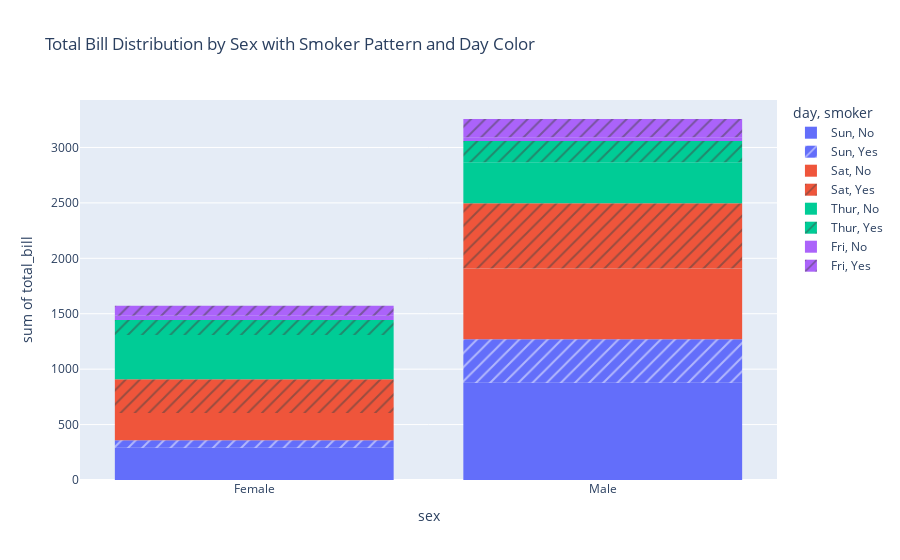

Notebook code for this chart:
### Markdown cell above
### Q3. Using the tips dataset in the Plotly library, Plot a histogram for x= "sex" and y="total_bill" column in the tips dataset. Also, use the "smoker" column with the pattern_shape parameter and the "day" 
column with the color parameter.

### Code cell
import plotly.express as px
import seaborn as sns

# Load the tips dataset from seaborn
tips = sns.load_dataset("tips")

# Create a histogram using Plotly Express
fig = px.histogram(tips, x="sex", y="total_bill", color="day", pattern_shape="smoker",
                   title="Total Bill Distribution by Sex with Smoker Pattern and Day Color")

# Show the plot
fig.show()

### Figure 1 — Plotly figure (JSON) as saved in the notebook; plotly's stock layout.template omitted (floating-point values rounded to 4 significant figures)
{"data": [{"alignmentgroup": "True", "bingroup": "x", "histfunc": "sum", "hovertemplate": "day=Sun<br>smoker=No<br>sex=%{x}<br>sum of total_bill=%{y}<extra></extra>", "legendgroup": "Sun, No", "marker": {"color": "#636efa", "pattern": {"shape": ""}}, "name": "Sun, No", "offsetgroup": "Sun, No", "orientation": "v", "showlegend": true, "type": "histogram", "x": ["Female", "Male", "Male", "Male", "Female", "Male", "Male", "Male", "Male", "Male", "Male", "Female", "Male", "Male", "Female", "Male", "Female", "Male", "Female", "Male", "Male", "Male", "Male", "Male", "Male", "Male", "Male", "Male", "Male", "Female", "Female", "Male", "Male", "Male", "Male", "Male", "Female", "Female", "Male", "Male", "Male", "Male", "Male", "Male", "Female", "Male", "Female", "Female", "Male", "Male", "Male", "Female", "Male", "Male", "Male", "Male", "Male"], "xaxis": "x", "y": [16.99, 10.34, 21.01, 23.68, 24.59, 25.29, 8.77, 26.88, 15.04, 14.78, 10.27, 35.26, 15.42, 18.43, 14.83, 21.58, 10.33, 16.29, 16.97, 17.46, 13.94, 9.68, 30.4, 18.29, 22.23, 32.4, 28.55, 18.04, 12.54, 10.29, 34.81, 9.94, 25.56, 19.49, 38.07, 23.95, 25.71, 17.31, 29.93, 14.07, 13.13, 17.26, 24.55, 19.77, 29.85, 48.17, 25, 13.39, 16.49, 21.5, 12.66, 16.21, 13.81, 24.52, 20.76, 31.71, 20.69], "yaxis": "y"}, {"alignmentgroup": "True", "bingroup": "x", "histfunc": "sum", "hovertemplate": "day=Sun<br>smoker=Yes<br>sex=%{x}<br>sum of total_bill=%{y}<extra></extra>", "legendgroup": "Sun, Yes", "marker": {"color": "#636efa", "pattern": {"shape": "/"}}, "name": "Sun, Yes", "offsetgroup": "Sun, Yes", "orientation": "v", "showlegend": true, "type": "histogram", "x": ["Female", "Male", "Male", "Male", "Male", "Male", "Male", "Female", "Male", "Male", "Male", "Male", "Male", "Male", "Female", "Male", "Female", "Male", "Male"], "xaxis": "x", "y": [17.51, 7.25, 31.85, 16.82, 32.9, 17.89, 14.48, 9.6, 34.63, 34.65, 23.33, 45.35, 23.17, 40.55, 20.9, 30.46, 18.15, 23.1, 15.69], "yaxis": "y"}, {"alignmentgroup": "True", "bingroup": "x", "histfunc": "sum", "hovertemplate": "day=Sat<br>smoker=No<br>sex=%{x}<br>sum of total_bill=%{y}<extra></extra>", "legendgroup": "Sat, No", "marker": {"color": "#EF553B", "pattern": {"shape": ""}}, "name": "Sat, No", "offsetgroup": "Sat, No", "orientation": "v", "showlegend": true, "type": "histogram", "x": ["Male", "Male", "Female", "Female", "Male", "Male", "Male", "Male", "Male", "Male", "Female", "Male", "Male", "Female", "Female", "Male", "Male", "Male", "Female", "Male", "Male", "Male", "Female", "Male", "Male", "Male", "Female", "Male", "Male", "Female", "Female", "Male", "Female", "Male", "Male", "Female", "Male", "Male", "Male", "Male", "Male", "Male", "Female", "Male", "Male"], "xaxis": "x", "y": [20.65, 17.92, 20.29, 15.77, 39.42, 19.82, 17.81, 13.37, 12.69, 21.7, 19.65, 9.55, 18.35, 15.06, 20.69, 17.78, 24.06, 16.31, 16.93, 18.69, 31.27, 16.04, 26.41, 48.27, 17.59, 20.08, 16.45, 20.23, 12.02, 17.07, 14.73, 10.51, 20.92, 18.24, 14, 7.25, 48.33, 20.45, 13.28, 11.61, 10.77, 10.07, 35.83, 29.03, 17.82], "yaxis": "y"}, {"alignmentgroup": "True", "bingroup": "x", "histfunc": "sum", "hovertemplate": "day=Sat<br>smoker=Yes<br>sex=%{x}<br>sum of total_bill=%{y}<extra></extra>", "legendgroup": "Sat, Yes", "marker": {"color": "#EF553B", "pattern": {"shape": "/"}}, "name": "Sat, Yes", "offsetgroup": "Sat, Yes", "orientation": "v", "showlegend": true, "type": "histogram", "x": ["Male", "Male", "Male", "Male", "Male", "Male", "Female", "Male", "Female", "Female", "Male", "Female", "Female", "Male", "Male", "Male", "Female", "Female", "Female", "Male", "Male", "Male", "Male", "Male", "Female", "Male", "Male", "Female", "Female", "Female", "Male", "Male", "Male", "Female", "Female", "Male", "Male", "Male", "Male", "Male", "Female", "Male"], "xaxis": "x", "y": [38.01, 11.24, 20.29, 13.81, 11.02, 18.29, 3.07, 15.01, 26.86, 25.28, 17.92, 44.3, 22.42, 15.36, 20.49, 25.21, 14.31, 10.59, 10.63, 50.81, 15.81, 26.59, 38.73, 24.27, 12.76, 30.06, 25.89, 13.27, 28.17, 12.9, 28.15, 11.59, 7.74, 30.14, 22.12, 24.01, 15.69, 15.53, 12.6, 32.83, 27.18, 22.67], "yaxis": "y"}, {"alignmentgroup": "True", "bingroup": "x", "histfunc": "sum", "hovertemplate": "day=Thur<br>smoker=No<br>sex=%{x}<br>sum of total_bill=%{y}<extra></extra>", "legendgroup": "Thur, No", "marker": {"color": "#00cc96", "pattern": {"shape": ""}}, "name": "Thur, No", "offsetgroup": "Thur, No", "orientation": "v", "showlegend": true, "type": "histogram", "x": ["Male", "Male", "Male", "Male", "Female", "Male", "Female", "Male", "Male", "Male", "Male", "Female", "Female", "Female", "Male", "Female", "Male", "Male", "Female", "Female", "Male", "Female", "Female", "Male", "Male", "Female", "Female", "Female", "Female", "Female", "Female", "Female", "Female", "Female", "Male", "Male", "Female", "Female", "Female", "Female", "Female", "Male", "Male", "Male", "Female"], "xaxis": "x", "y": [27.2, 22.76, 17.29, 16.66, 10.07, 15.98, 34.83, 13.03, 18.28, 24.71, 21.16, 10.65, 12.43, 24.08, 11.69, 13.42, 14.26, 15.95, 12.48, 29.8, 8.52, 14.52, 11.38, 22.82, 19.08, 20.27, 11.17, 12.26, 18.26, 8.51, 10.33, 14.15, 13.16, 17.47, 34.3, 41.19, 27.05, 16.43, 8.35, 18.64, 11.87, 9.78, 7.51, 7.56, 18.78], "yaxis": "y"}, {"alignmentgroup": "True", "bingroup": "x", "histfunc": "sum", "hovertemplate": "day=Thur<br>smoker=Yes<br>sex=%{x}<br>sum of total_bill=%{y}<extra></extra>", "legendgroup": "Thur, Yes", "marker": {"color": "#00cc96", "pattern": {"shape": "/"}}, "name": "Thur, Yes", "offsetgroup": "Thur, Yes", "orientation": "v", "showlegend": true, "type": "histogram", "x": ["Male", "Male", "Male", "Female", "Male", "Male", "Male", "Male", "Female", "Female", "Male", "Male", "Female", "Female", "Female", "Male", "Female"], "xaxis": "x", "y": [19.44, 32.68, 16, 19.81, 28.44, 15.48, 16.58, 10.34, 43.11, 13, 13.51, 18.71, 12.74, 13, 16.4, 20.53, 16.47], "yaxis": "y"}, {"alignmentgroup": "True", "bingroup": "x", "histfunc": "sum", "hovertemplate": "day=Fri<br>smoker=No<br>sex=%{x}<br>sum of total_bill=%{y}<extra></extra>", "legendgroup": "Fri, No", "marker": {"color": "#ab63fa", "pattern": {"shape": ""}}, "name": "Fri, No", "offsetgroup": "Fri, No", "orientation": "v", "showlegend": true, "type": "histogram", "x": ["Male", "Female", "Male", "Female"], "xaxis": "x", "y": [22.49, 22.75, 12.46, 15.98], "yaxis": "y"}, {"alignmentgroup": "True", "bingroup": "x", "histfunc": "sum", "hovertemplate": "day=Fri<br>smoker=Yes<br>sex=%{x}<br>sum of total_bill=%{y}<extra></extra>", "legendgroup": "Fri, Yes", "marker": {"color": "#ab63fa", "pattern": {"shape": "/"}}, "name": "Fri, Yes", "offsetgroup": "Fri, Yes", "orientation": "v", "showlegend": true, "type": "histogram", "x": ["Male", "Female", "Female", "Male", "Male", "Male", "Male", "Female", "Female", "Male", "Female", "Male", "Male", "Female", "Female"], "xaxis": "x", "y": [28.97, 5.75, 16.32, 40.17, 27.28, 12.03, 21.01, 11.35, 15.38, 12.16, 13.42, 8.58, 13.42, 16.27, 10.09], "yaxis": "y"}], "layout": {"barmode": "relative", "legend": {"title": {"text": "day, smoker"}, "tracegroupgap": 0}, "title": {"text": "Total Bill Distribution by Sex with Smoker Pattern and Day Color"}, "xaxis": {"anchor": "y", "domain": [0, 1], "title": {"text": "sex"}}, "yaxis": {"anchor": "x", "domain": [0, 1], "title": {"text": "sum of total_bill"}}}}
